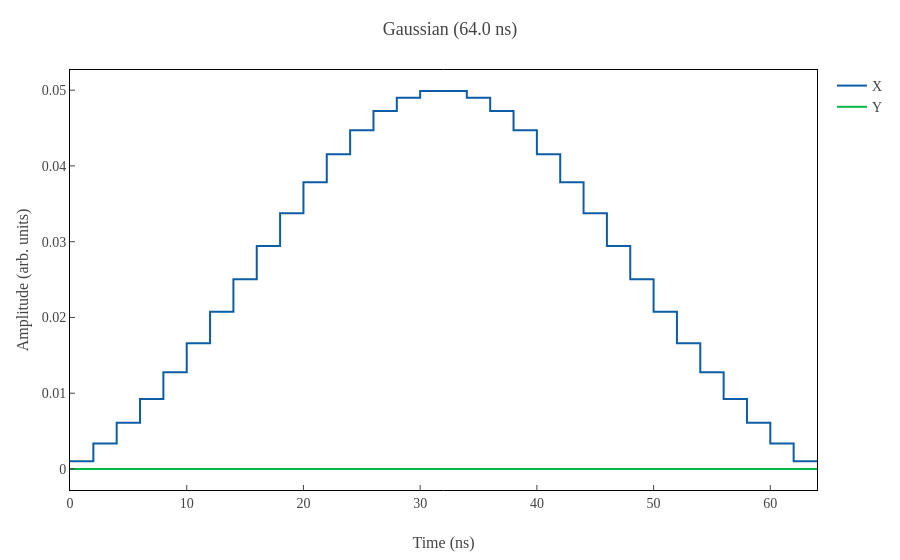
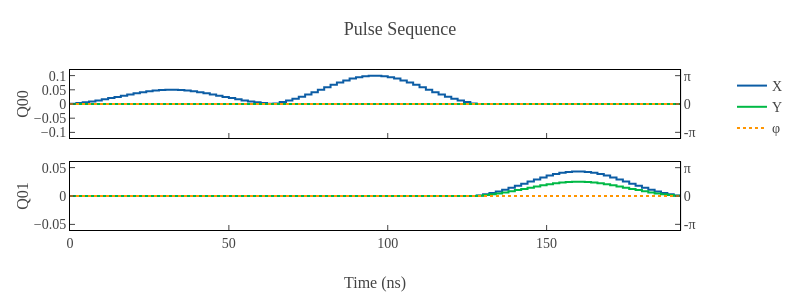

The code cell stored with these charts, in order, in its notebook:
### Markdown cell above
## 5. Build a control schedule with `PulseSchedule`

Use `PulseSchedule` when you want to build an explicit pulse sequence from reusable pulse objects.

### Code cell
pulse = qx.pulse.Gaussian(duration=64, amplitude=0.05, sigma=16)
display(pulse.plot())

schedule = qx.PulseSchedule()
with schedule as s:
    s.add(Q0, pulse)
    s.add(Q0, pulse.scaled(2))
    s.barrier()
    s.add(Q1, pulse.shifted(np.pi / 6))

display(schedule.plot())

### Figure 1 — Plotly figure (JSON) as saved in the notebook; plotly's stock layout.template omitted (floating-point values rounded to 4 significant figures)
{"data": [{"line": {"shape": "hv"}, "mode": "lines", "name": "X", "type": "scatter", "x": [0, 2, 4, 6, 8, 10, 12, 14, 16, 18, 20, 22, 24, 26, 28, 30, 32, 34, 36, 38, 40, 42, 44, 46, 48, 50, 52, 54, 56, 58, 60, 62, 64], "y": [0.001025, 0.003362, 0.006098, 0.009234, 0.01275, 0.01661, 0.02074, 0.02506, 0.02944, 0.03374, 0.03783, 0.04154, 0.04472, 0.04724, 0.04899, 0.04989, 0.04989, 0.04899, 0.04724, 0.04472, 0.04154, 0.03783, 0.03374, 0.02944, 0.02506, 0.02074, 0.01661, 0.01275, 0.009234, 0.006098, 0.003362, 0.001025, 0.001025]}, {"line": {"shape": "hv"}, "mode": "lines", "name": "Y", "type": "scatter", "x": [0, 2, 4, 6, 8, 10, 12, 14, 16, 18, 20, 22, 24, 26, 28, 30, 32, 34, 36, 38, 40, 42, 44, 46, 48, 50, 52, 54, 56, 58, 60, 62, 64], "y": [0, 0, 0, 0, 0, 0, 0, 0, 0, 0, 0, 0, 0, 0, 0, 0, 0, 0, 0, 0, 0, 0, 0, 0, 0, 0, 0, 0, 0, 0, 0, 0, 0]}], "layout": {"title": {"text": "Gaussian (64.0 ns)"}, "xaxis": {"title": {"text": "Time (ns)"}}, "yaxis": {"title": {"text": "Amplitude (arb. units)"}}}}

### Figure 2 — Plotly figure (JSON) as saved in the notebook; plotly's stock layout.template omitted (floating-point values rounded to 4 significant figures)
{"data": [{"line": {"color": "#0C5DA5", "shape": "hv"}, "mode": "lines", "name": "X", "showlegend": true, "type": "scatter", "x": [0, 2, 4, 6, 8, 10, 12, 14, 16, 18, 20, 22, 24, 26, 28, 30, 32, 34, 36, 38, 40, 42, 44, 46, 48, 50, 52, 54, 56, 58, 60, 62, 64, 66, 68, 70, 72, 74, 76, 78, 80, 82, 84, 86, 88, 90, 92, 94, 96, 98, 100, 102, 104, 106, 108, 110, 112, 114, 116, 118, 120, 122, 124, 126, 128, 130, 132, 134, 136, 138, 140, 142, 144, 146, 148, 150, 152, 154, 156, 158, 160, 162, 164, 166, 168, 170, 172, 174, 176, 178, 180, 182, 184, 186, 188, 190, 192], "xaxis": "x", "y": [0.001025, 0.003362, 0.006098, 0.009234, 0.01275, 0.01661, 0.02074, 0.02506, 0.02944, 0.03374, 0.03783, 0.04154, 0.04472, 0.04724, 0.04899, 0.04989, 0.04989, 0.04899, 0.04724, 0.04472, 0.04154, 0.03783, 0.03374, 0.02944, 0.02506, 0.02074, 0.01661, 0.01275, 0.009234, 0.006098, 0.003362, 0.001025, 0.002049, 0.006725, 0.0122, 0.01847, 0.0255, 0.03322, 0.04149, 0.05012, 0.05887, 0.06749, 0.07566, 0.08308, 0.08944, 0.09449, 0.09798, 0.09977, 0.09977, 0.09798, 0.09449, 0.08944, 0.08308, 0.07566, 0.06749, 0.05887, 0.05012, 0.04149, 0.03322, 0.0255, 0.01847, 0.0122, 0.006725, 0.002049, 0, 0, 0, 0, 0, 0, 0, 0, 0, 0, 0, 0, 0, 0, 0, 0, 0, 0, 0, 0, 0, 0, 0, 0, 0, 0, 0, 0, 0, 0, 0, 0, 0], "yaxis": "y"}, {"line": {"color": "#00B945", "shape": "hv"}, "mode": "lines", "name": "Y", "showlegend": true, "type": "scatter", "x": [0, 2, 4, 6, 8, 10, 12, 14, 16, 18, 20, 22, 24, 26, 28, 30, 32, 34, 36, 38, 40, 42, 44, 46, 48, 50, 52, 54, 56, 58, 60, 62, 64, 66, 68, 70, 72, 74, 76, 78, 80, 82, 84, 86, 88, 90, 92, 94, 96, 98, 100, 102, 104, 106, 108, 110, 112, 114, 116, 118, 120, 122, 124, 126, 128, 130, 132, 134, 136, 138, 140, 142, 144, 146, 148, 150, 152, 154, 156, 158, 160, 162, 164, 166, 168, 170, 172, 174, 176, 178, 180, 182, 184, 186, 188, 190, 192], "xaxis": "x", "y": [0, 0, 0, 0, 0, 0, 0, 0, 0, 0, 0, 0, 0, 0, 0, 0, 0, 0, 0, 0, 0, 0, 0, 0, 0, 0, 0, 0, 0, 0, 0, 0, 0, 0, 0, 0, 0, 0, 0, 0, 0, 0, 0, 0, 0, 0, 0, 0, 0, 0, 0, 0, 0, 0, 0, 0, 0, 0, 0, 0, 0, 0, 0, 0, 0, 0, 0, 0, 0, 0, 0, 0, 0, 0, 0, 0, 0, 0, 0, 0, 0, 0, 0, 0, 0, 0, 0, 0, 0, 0, 0, 0, 0, 0, 0, 0, 0], "yaxis": "y"}, {"line": {"color": "#FF9500", "dash": "dot", "shape": "hv"}, "mode": "lines", "name": "φ", "showlegend": true, "type": "scatter", "x": [0, 2, 4, 6, 8, 10, 12, 14, 16, 18, 20, 22, 24, 26, 28, 30, 32, 34, 36, 38, 40, 42, 44, 46, 48, 50, 52, 54, 56, 58, 60, 62, 64, 66, 68, 70, 72, 74, 76, 78, 80, 82, 84, 86, 88, 90, 92, 94, 96, 98, 100, 102, 104, 106, 108, 110, 112, 114, 116, 118, 120, 122, 124, 126, 128, 130, 132, 134, 136, 138, 140, 142, 144, 146, 148, 150, 152, 154, 156, 158, 160, 162, 164, 166, 168, 170, 172, 174, 176, 178, 180, 182, 184, 186, 188, 190, 192], "xaxis": "x", "y": [0, 0, 0, 0, 0, 0, 0, 0, 0, 0, 0, 0, 0, 0, 0, 0, 0, 0, 0, 0, 0, 0, 0, 0, 0, 0, 0, 0, 0, 0, 0, 0, 0, 0, 0, 0, 0, 0, 0, 0, 0, 0, 0, 0, 0, 0, 0, 0, 0, 0, 0, 0, 0, 0, 0, 0, 0, 0, 0, 0, 0, 0, 0, 0, 0, 0, 0, 0, 0, 0, 0, 0, 0, 0, 0, 0, 0, 0, 0, 0, 0, 0, 0, 0, 0, 0, 0, 0, 0, 0, 0, 0, 0, 0, 0, 0, 0], "yaxis": "y2"}, {"line": {"color": "#0C5DA5", "shape": "hv"}, "mode": "lines", "name": "X", "showlegend": false, "type": "scatter", "x": [0, 2, 4, 6, 8, 10, 12, 14, 16, 18, 20, 22, 24, 26, 28, 30, 32, 34, 36, 38, 40, 42, 44, 46, 48, 50, 52, 54, 56, 58, 60, 62, 64, 66, 68, 70, 72, 74, 76, 78, 80, 82, 84, 86, 88, 90, 92, 94, 96, 98, 100, 102, 104, 106, 108, 110, 112, 114, 116, 118, 120, 122, 124, 126, 128, 130, 132, 134, 136, 138, 140, 142, 144, 146, 148, 150, 152, 154, 156, 158, 160, 162, 164, 166, 168, 170, 172, 174, 176, 178, 180, 182, 184, 186, 188, 190, 192], "xaxis": "x2", "y": [0, 0, 0, 0, 0, 0, 0, 0, 0, 0, 0, 0, 0, 0, 0, 0, 0, 0, 0, 0, 0, 0, 0, 0, 0, 0, 0, 0, 0, 0, 0, 0, 0, 0, 0, 0, 0, 0, 0, 0, 0, 0, 0, 0, 0, 0, 0, 0, 0, 0, 0, 0, 0, 0, 0, 0, 0, 0, 0, 0, 0, 0, 0, 0, 0.0008874, 0.002912, 0.005281, 0.007997, 0.01104, 0.01439, 0.01796, 0.0217, 0.02549, 0.02922, 0.03276, 0.03597, 0.03873, 0.04091, 0.04243, 0.0432, 0.0432, 0.04243, 0.04091, 0.03873, 0.03597, 0.03276, 0.02922, 0.02549, 0.0217, 0.01796, 0.01439, 0.01104, 0.007997, 0.005281, 0.002912, 0.0008874, 0.0008874], "yaxis": "y3"}, {"line": {"color": "#00B945", "shape": "hv"}, "mode": "lines", "name": "Y", "showlegend": false, "type": "scatter", "x": [0, 2, 4, 6, 8, 10, 12, 14, 16, 18, 20, 22, 24, 26, 28, 30, 32, 34, 36, 38, 40, 42, 44, 46, 48, 50, 52, 54, 56, 58, 60, 62, 64, 66, 68, 70, 72, 74, 76, 78, 80, 82, 84, 86, 88, 90, 92, 94, 96, 98, 100, 102, 104, 106, 108, 110, 112, 114, 116, 118, 120, 122, 124, 126, 128, 130, 132, 134, 136, 138, 140, 142, 144, 146, 148, 150, 152, 154, 156, 158, 160, 162, 164, 166, 168, 170, 172, 174, 176, 178, 180, 182, 184, 186, 188, 190, 192], "xaxis": "x2", "y": [0, 0, 0, 0, 0, 0, 0, 0, 0, 0, 0, 0, 0, 0, 0, 0, 0, 0, 0, 0, 0, 0, 0, 0, 0, 0, 0, 0, 0, 0, 0, 0, 0, 0, 0, 0, 0, 0, 0, 0, 0, 0, 0, 0, 0, 0, 0, 0, 0, 0, 0, 0, 0, 0, 0, 0, 0, 0, 0, 0, 0, 0, 0, 0, 0.0005124, 0.001681, 0.003049, 0.004617, 0.006376, 0.008306, 0.01037, 0.01253, 0.01472, 0.01687, 0.01891, 0.02077, 0.02236, 0.02362, 0.0245, 0.02494, 0.02494, 0.0245, 0.02362, 0.02236, 0.02077, 0.01891, 0.01687, 0.01472, 0.01253, 0.01037, 0.008306, 0.006376, 0.004617, 0.003049, 0.001681, 0.0005124, 0.0005124], "yaxis": "y3"}, {"line": {"color": "#FF9500", "dash": "dot", "shape": "hv"}, "mode": "lines", "name": "φ", "showlegend": false, "type": "scatter", "x": [0, 2, 4, 6, 8, 10, 12, 14, 16, 18, 20, 22, 24, 26, 28, 30, 32, 34, 36, 38, 40, 42, 44, 46, 48, 50, 52, 54, 56, 58, 60, 62, 64, 66, 68, 70, 72, 74, 76, 78, 80, 82, 84, 86, 88, 90, 92, 94, 96, 98, 100, 102, 104, 106, 108, 110, 112, 114, 116, 118, 120, 122, 124, 126, 128, 130, 132, 134, 136, 138, 140, 142, 144, 146, 148, 150, 152, 154, 156, 158, 160, 162, 164, 166, 168, 170, 172, 174, 176, 178, 180, 182, 184, 186, 188, 190, 192], "xaxis": "x2", "y": [0, 0, 0, 0, 0, 0, 0, 0, 0, 0, 0, 0, 0, 0, 0, 0, 0, 0, 0, 0, 0, 0, 0, 0, 0, 0, 0, 0, 0, 0, 0, 0, 0, 0, 0, 0, 0, 0, 0, 0, 0, 0, 0, 0, 0, 0, 0, 0, 0, 0, 0, 0, 0, 0, 0, 0, 0, 0, 0, 0, 0, 0, 0, 0, 0, 0, 0, 0, 0, 0, 0, 0, 0, 0, 0, 0, 0, 0, 0, 0, 0, 0, 0, 0, 0, 0, 0, 0, 0, 0, 0, 0, 0, 0, 0, 0, 0], "yaxis": "y4"}], "layout": {"height": 300, "title": {"text": "Pulse Sequence"}, "width": 800, "xaxis": {"anchor": "y", "domain": [0, 0.94], "matches": "x2", "showticklabels": false}, "xaxis2": {"anchor": "y3", "domain": [0, 0.94], "title": {"text": "Time (ns)"}}, "yaxis": {"anchor": "x", "domain": [0.575, 1], "range": [-0.1197, 0.1197], "title": {"text": "Q00"}}, "yaxis2": {"anchor": "x", "overlaying": "y", "range": [-3.77, 3.77], "side": "right", "ticktext": ["-π", "0", "π"], "tickvals": [-3.142, 0, 3.142]}, "yaxis3": {"anchor": "x2", "domain": [0, 0.425], "range": [-0.05986, 0.05986], "title": {"text": "Q01"}}, "yaxis4": {"anchor": "x2", "overlaying": "y3", "range": [-3.77, 3.77], "side": "right", "ticktext": ["-π", "0", "π"], "tickvals": [-3.142, 0, 3.142]}}}
